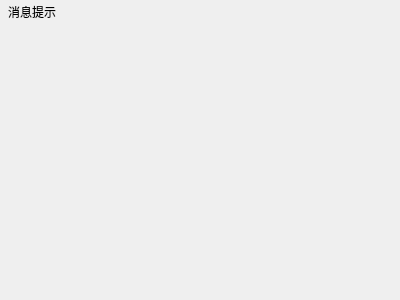
<?xml version="1.0" encoding="UTF-8"?>
<ui version="4.0">
 <class>QtTipBox</class>
 <widget class="QDialog" name="QtTipBox">
  <property name="geometry">
   <rect>
    <x>0</x>
    <y>0</y>
    <width>400</width>
    <height>300</height>
   </rect>
  </property>
  <property name="windowTitle">
   <string>Dialog</string>
  </property>
  <layout class="QVBoxLayout" name="verticalLayout">
   <property name="spacing">
    <number>0</number>
   </property>
   <property name="leftMargin">
    <number>1</number>
   </property>
   <property name="topMargin">
    <number>1</number>
   </property>
   <property name="rightMargin">
    <number>1</number>
   </property>
   <property name="bottomMargin">
    <number>1</number>
   </property>
   <item>
    <widget class="QWidget" name="QtFormTitle" native="true">
     <property name="sizePolicy">
      <sizepolicy hsizetype="Preferred" vsizetype="Fixed">
       <horstretch>0</horstretch>
       <verstretch>0</verstretch>
      </sizepolicy>
     </property>
     <layout class="QHBoxLayout" name="horizontalLayout_2">
      <property name="spacing">
       <number>0</number>
      </property>
      <property name="leftMargin">
       <number>0</number>
      </property>
      <property name="topMargin">
       <number>0</number>
      </property>
      <property name="rightMargin">
       <number>0</number>
      </property>
      <property name="bottomMargin">
       <number>0</number>
      </property>
      <item>
       <widget class="QLabel" name="QtLabIco">
        <property name="text">
         <string/>
        </property>
        <property name="alignment">
         <set>Qt::AlignCenter</set>
        </property>
       </widget>
      </item>
      <item>
       <widget class="QLabel" name="QtLabTitle">
        <property name="styleSheet">
         <string notr="true"/>
        </property>
        <property name="text">
         <string>消息提示</string>
        </property>
        <property name="alignment">
         <set>Qt::AlignLeading|Qt::AlignLeft|Qt::AlignVCenter</set>
        </property>
       </widget>
      </item>
      <item>
       <widget class="QLabel" name="QtLabCountDown">
        <property name="sizePolicy">
         <sizepolicy hsizetype="Expanding" vsizetype="Preferred">
          <horstretch>0</horstretch>
          <verstretch>0</verstretch>
         </sizepolicy>
        </property>
        <property name="alignment">
         <set>Qt::AlignCenter</set>
        </property>
       </widget>
      </item>
      <item>
       <widget class="QPushButton" name="btnMenu_Close">
        <property name="sizePolicy">
         <sizepolicy hsizetype="Minimum" vsizetype="Expanding">
          <horstretch>0</horstretch>
          <verstretch>0</verstretch>
         </sizepolicy>
        </property>
        <property name="focusPolicy">
         <enum>Qt::NoFocus</enum>
        </property>
        <property name="flat">
         <bool>true</bool>
        </property>
       </widget>
      </item>
     </layout>
    </widget>
   </item>
   <item>
    <widget class="QWidget" name="QtFormMain" native="true">
     <property name="styleSheet">
      <string notr="true">#gboxSoftKey .QPushButton{
border-width:0px;
border-radius:0px;
padding:2px;
}

#gboxSoftKey .QPushButton:hover{
border:1px solid #FF0000;
}

#gboxSoftKey{
border-width:0px;
border-radius:0px;
}</string>
     </property>
     <layout class="QVBoxLayout" name="verticalLayout_2">
      <property name="leftMargin">
       <number>6</number>
      </property>
      <property name="topMargin">
       <number>6</number>
      </property>
      <property name="rightMargin">
       <number>6</number>
      </property>
      <property name="bottomMargin">
       <number>6</number>
      </property>
      <item>
       <widget class="QLabel" name="QtLabInfo">
        <property name="text">
         <string/>
        </property>
       </widget>
      </item>
     </layout>
    </widget>
   </item>
  </layout>
 </widget>
 <resources/>
 <connections/>
</ui>
